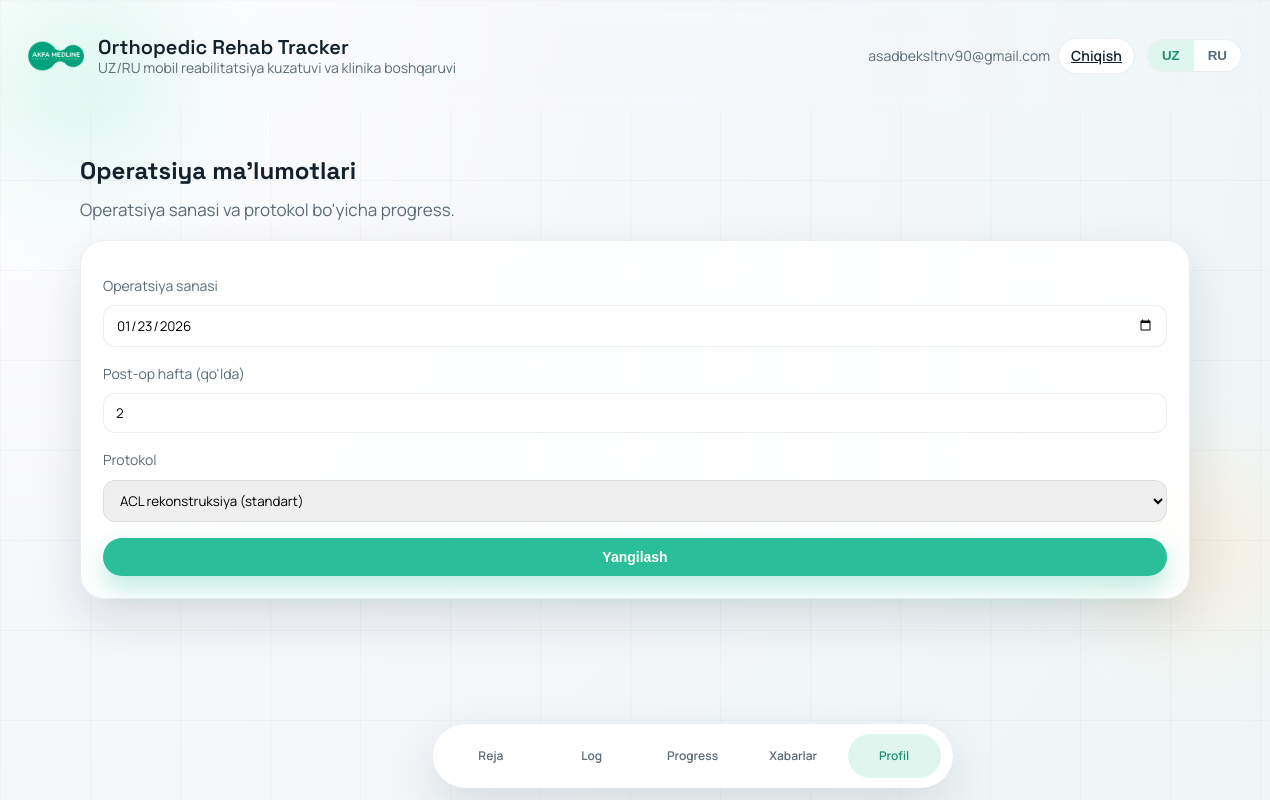
The page /profile (signed in) on the database as committed earlier.
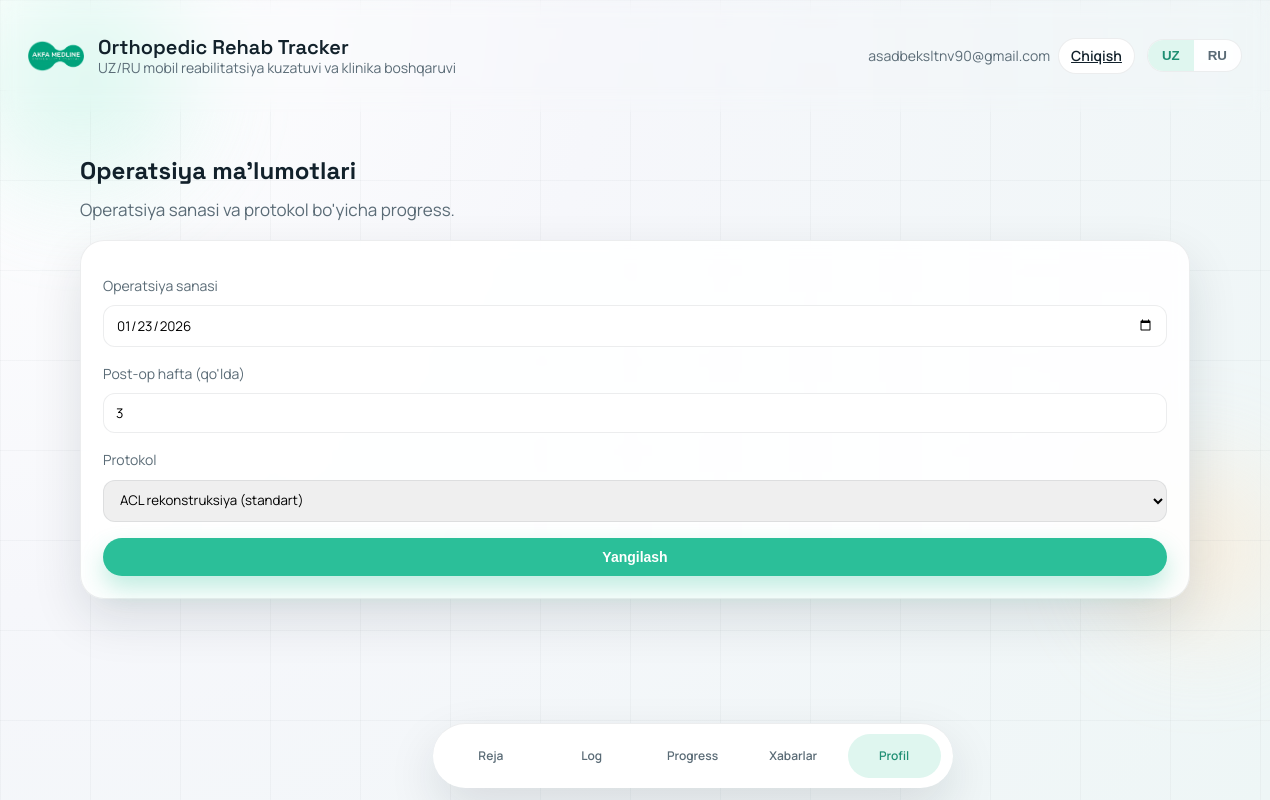
The same page on the database as committed later.
### tables this page shows
CREATE TABLE users (
            id INTEGER PRIMARY KEY AUTOINCREMENT,
            email TEXT NOT NULL UNIQUE,
            password_hash TEXT NOT NULL,
            role TEXT NOT NULL DEFAULT 'patient',
            lang TEXT NOT NULL DEFAULT 'uz',
            surgery_date TEXT,
            protocol_id TEXT,
            created_at TEXT NOT NULL
        , week_override INTEGER);

CREATE TABLE rehab_protocols (
            id TEXT PRIMARY KEY,
            name_uz TEXT NOT NULL,
            name_ru TEXT NOT NULL,
            surgery_tags TEXT,
            phases_json TEXT NOT NULL,
            updated_at TEXT NOT NULL
        );

### app.py (the view, shortened to what this page needs)
@app.route("/profile", methods=["GET", "POST"])
@login_required
def patient_profile():
    user = current_user()
    return render_template(
        "profile.html",
        protocol_options=get_protocol_options(),
        **page_context("profile", True),
    )

### app.py (called while the page is built, shortened)
def get_db():
    if "db" not in g:
        g.db = sqlite3.connect(app.config["DATABASE"])
        g.db.row_factory = sqlite3.Row
    return g.db

def ensure_admin_user():
    admin = query_db("SELECT id FROM users WHERE email = ? AND role = 'admin'", ("admin",), one=True)
    if admin:
        return

def query_db(query, args=(), one=False):
    cur = get_db().execute(query, args)
    rows = cur.fetchall()
    cur.close()
    return (rows[0] if rows else None) if one else rows

def fetch_protocols():
    rows = query_db(
        "SELECT id, name_uz, name_ru, surgery_tags, phases_json, updated_at FROM rehab_protocols ORDER BY name_uz"
    )
    protocols = []
    for row in rows:
        phases = []
        try:
            phases = json.loads(row["phases_json"]) if row["phases_json"] else []
        except json.JSONDecodeError:
            phases = []
        try:
            tags = json.loads(row["surgery_tags"]) if row["surgery_tags"] else []
        except json.JSONDecodeError:
            tags = []
        protocols.append(
            {
                "id": row["id"],
                "name_uz": row["name_uz"],
                "name_ru": row["name_ru"],
                "surgery_tags": tags,
                "phases": phases,
                "updated_at": row["updated_at"],
            }
        )
    return protocols

def get_protocol_options():
    protocols = fetch_protocols()
    if protocols:
        return [{"id": p["id"], "name_uz": p["name_uz"], "name_ru": p["name_ru"]} for p in protocols]
    return PROTOCOL_OPTIONS

def ensure_seed_data():
    exercise_count = query_db("SELECT COUNT(*) AS count FROM rehab_exercises", one=True)["count"]
    protocol_count = query_db("SELECT COUNT(*) AS count FROM rehab_protocols", one=True)["count"]

def current_user():
    user_id = session.get("user_id")
    if not user_id:
        return None
    return query_db("SELECT * FROM users WHERE id = ?", (user_id,), one=True)

def is_admin():
    user = current_user()
    if user and user["role"] == "admin":
        return True
    return request.args.get("role") == "admin"

def login_required(view):
    @wraps(view)
    def wrapped(*args, **kwargs):
        if not current_user():
            return redirect(url_for("login", next=request.path))
        return view(*args, **kwargs)
    return wrapped

@app.before_request
def ensure_db():
    init_db()
    ensure_admin_user()
    ensure_seed_data()

### templates/profile.html (shortened to what this page needs)
{% extends "base.html" %}
{% block content %}
  <section class="section">
    <div class="section-head">
      <h2 data-i18n="profileTitle">Operatsiya ma'lumotlari</h2>
      <p data-i18n="dashboardSub">Operatsiya sanasi va protokol bo'yicha progress.</p>
    </div>
    <div class="card">
      <form method="post" class="auth-form">
        <div class="form-field">
          <label data-i18n="labelSurgeryDate">Operatsiya sanasi</label>
          <input type="date" name="surgery_date" value="{{ user['surgery_date'] or '' }}" />
        </div>
        <div class="form-field">
          <label data-i18n="labelPostopWeek">Post-op hafta (qo'lda)</label>
          <input
            type="number"
            name="postop_week"
            min="1"
            value="{{ user['week_override'] or '' }}"
            placeholder="1"
          />
        </div>
        <div class="form-field">
          <label data-i18n="labelProtocol">Protokol</label>
          <select name="protocol_id" data-protocol-select>
            {% for protocol in protocol_options %}
              <option
                value="{{ protocol.id }}"
                data-label-uz="{{ protocol.name_uz }}"
                data-label-ru="{{ protocol.name_ru }}"
                {% if user['protocol_id'] == protocol.id %}selected{% endif %}
              >
                {{ protocol.name_uz }}
              </option>
            {% endfor %}
          </select>
        </div>
        <button class="btn primary" type="submit" data-i18n="updateButton">Yangilash</button>
      </form>
    </div>
  </section>
{% endblock %}

### templates/base.html (shortened to what this page needs)
<!doctype html>
<html lang="{{ lang|default('uz') }}">
  <head>
    <link rel="stylesheet" href="{{ url_for('static', filename='styles.css') }}" />
  </head>
  <body data-lang="{{ lang|default('uz') }}">
    <div class="bg-orb orb-1"></div>
    {% set admin_url = url_for('admin_dashboard', role='admin') %}
    {% set specs_url = url_for('admin_specs', role='admin') %}
    {% set admin_pages = ['admin', 'admin_patients', 'admin_messages', 'admin_protocols', 'admin_exercises'] %}
    <header class="topbar">
      <div class="brand">
        <div class="logo">
          <img src="{{ url_for('static', filename='1.png') }}" alt="Logo" />
        </div>
        <div class="brand-text">
          <div class="brand-title" data-i18n="appName">Orthopedic Rehab Tracker</div>
          <div class="brand-sub" data-i18n="tagline">
          </div>
        </div>
      </div>
      <div class="topbar-actions">
        <div class="account-actions">
          {% if is_authenticated %}
            <span class="account-email">{{ user['email'] }}</span>
            <a class="btn tiny ghost" href="{{ url_for('logout') }}" data-i18n="logoutLink">Chiqish</a>
          {% else %}
            <a class="btn tiny" href="{{ url_for('login') }}" data-i18n="loginLink">Kirish</a>
            <a class="btn tiny ghost" href="{{ url_for('register') }}" data-i18n="signupLink">Ro'yxatdan o'tish</a>
          {% endif %}
        </div>
        <div class="lang-toggle" role="group" aria-label="Language">
          <button class="lang-btn" data-set-lang="uz">UZ</button>
          <button class="lang-btn" data-set-lang="ru">RU</button>
        </div>
      </div>
    </header>
    <main class="container">
      {% block content %}{% endblock %}
    </main>
    {% if show_bottom_nav and not is_admin %}
      <nav class="bottom-nav" aria-label="Primary">
        <a class="{{ 'active' if page == 'plan' }}" href="{{ url_for('patient_plan') }}" data-i18n="navPlan">Reja</a>
        <a class="{{ 'active' if page == 'log' }}" href="{{ url_for('patient_log') }}" data-i18n="navLog">Log</a>
        <a class="{{ 'active' if page == 'progress' }}" href="{{ url_for('patient_progress') }}" data-i18n="navProgress">Progress</a>
        <a class="{{ 'active' if page == 'messages' }}" href="{{ url_for('patient_chat') }}" data-i18n="navMessages">
        </a>
        <a class="{{ 'active' if page == 'profile' }}" href="{{ url_for('patient_profile') }}" data-i18n="navProfile">Profil</a>
      </nav>
    {% endif %}
  </body>
</html>

Rows that differ between the two databases and show on the page:
changed users "asadbeksltnv90@gmail.com": postop_week "2" → "3"
